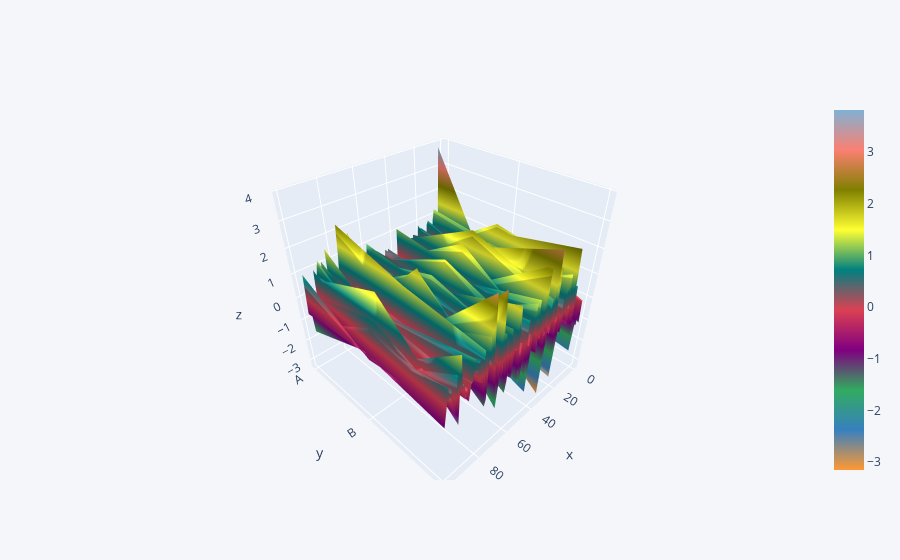

Notebook code cell kept with this figure:
### Code cell
df.iplot(kind = 'surface')

### Figure 1 — Plotly figure (JSON) as saved in the notebook; plotly's stock layout.template omitted (floating-point values rounded to 4 significant figures; data arrays with more than 128 entries replaced by an {"elided": "..."} marker saying what was removed)
{"data": [{"colorscale": [[0, "rgb(255, 153, 51)"], [0.1111, "rgb(55, 128, 191)"], [0.2222, "rgb(50, 171, 96)"], [0.3333, "rgb(128, 0, 128)"], [0.4444, "rgb(219, 64, 82)"], [0.5556, "rgb(0, 128, 128)"], [0.6667, "rgb(255, 255, 51)"], [0.7778, "rgb(128, 128, 0)"], [0.8889, "rgb(251, 128, 114)"], [1, "rgb(128, 177, 211)"]], "type": "surface", "x": [0, 1, 2, 3, 4, 5, 6, 7, 8, 9, 10, 11, 12, 13, 14, 15, 16, 17, 18, 19, 20, 21, 22, 23, 24, 25, 26, 27, 28, 29, 30, 31, 32, 33, 34, 35, 36, 37, 38, 39, 40, 41, 42, 43, 44, 45, 46, 47, 48, 49, 50, 51, 52, 53, 54, 55, 56, 57, 58, 59, 60, 61, 62, 63, 64, 65, 66, 67, 68, 69, 70, 71, 72, 73, 74, 75, 76, 77, 78, 79, 80, 81, 82, 83, 84, 85, 86, 87, 88, 89, 90, 91, 92, 93, 94, 95, 96, 97, 98, 99], "y": ["A", "B", "C"], "z": {"elided": "3x100 float values"}}], "layout": {"legend": {"bgcolor": "#F5F6F9", "font": {"color": "#4D5663"}}, "paper_bgcolor": "#F5F6F9", "plot_bgcolor": "#F5F6F9", "title": {"font": {"color": "#4D5663"}}, "xaxis": {"gridcolor": "#E1E5ED", "showgrid": true, "tickfont": {"color": "#4D5663"}, "title": {"font": {"color": "#4D5663"}, "text": ""}, "zerolinecolor": "#E1E5ED"}, "yaxis": {"gridcolor": "#E1E5ED", "showgrid": true, "tickfont": {"color": "#4D5663"}, "title": {"font": {"color": "#4D5663"}, "text": ""}, "zerolinecolor": "#E1E5ED"}}}
